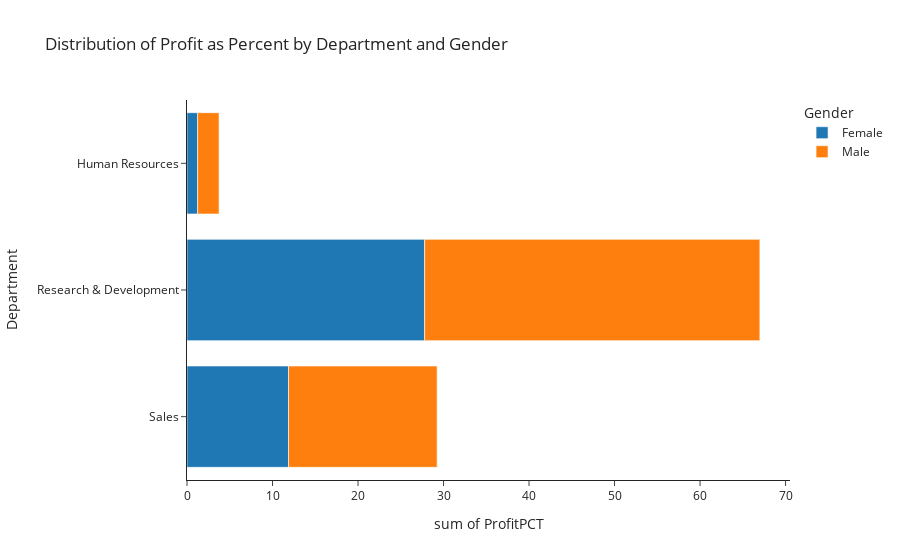
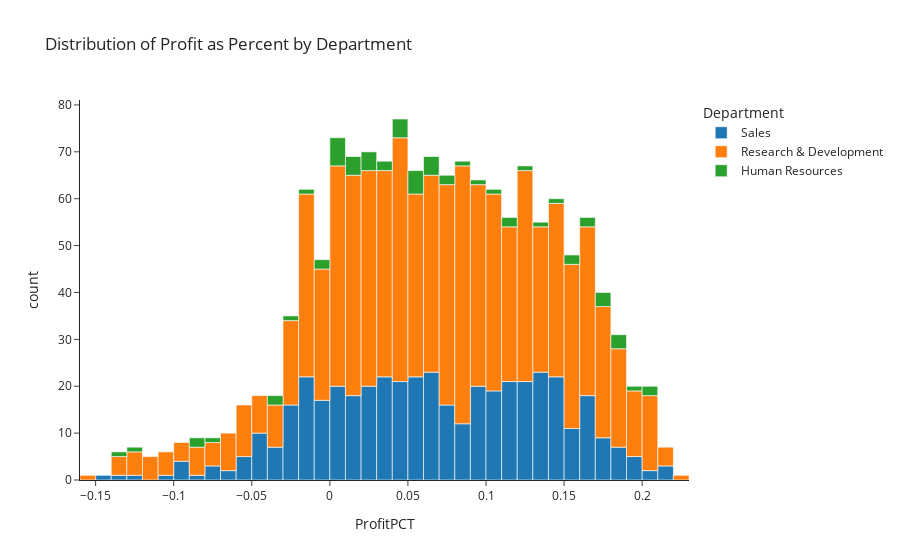
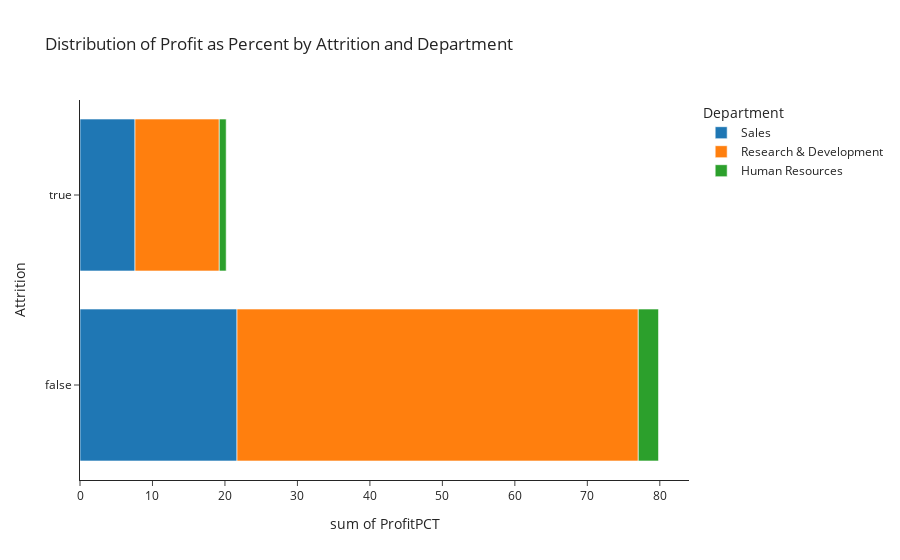
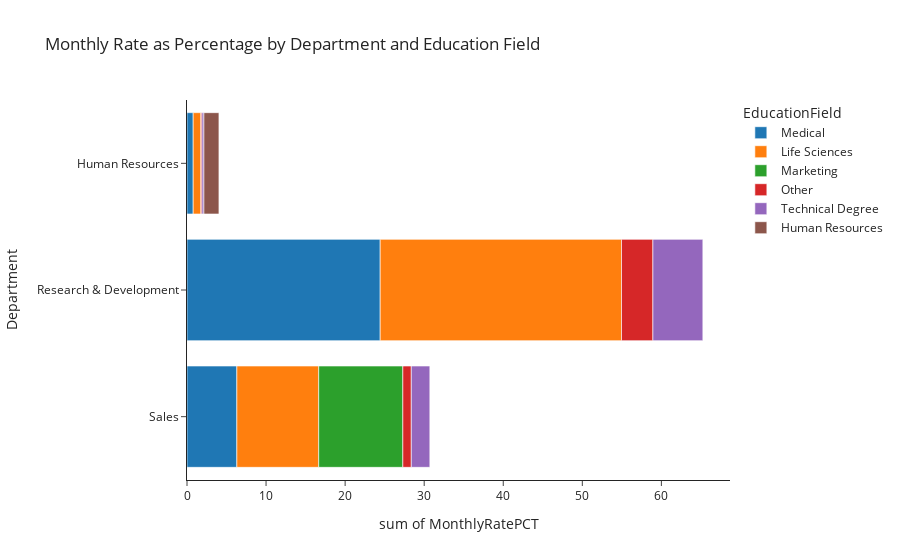

Notebook code for these charts, in order:
### Markdown cell above
# Company Deomgraphics

### Code cell
# Transform data frame
avg_profit = df[['Department','JobRole','MonthlyIncome','MonthlyRate','Attrition','Gender','EducationField','Education','Age','DailyRate']]
avg_profit['MonthlyProfit'] = avg_profit.apply(lambda x: x['MonthlyRate'] - x['MonthlyIncome'],axis=1)
avg_profit['ProfitPCT'] = avg_profit.apply(lambda x: (x['MonthlyProfit'] / sum(avg_profit['MonthlyProfit']))*100, axis=1)
avg_profit['MonthlyRatePCT'] = avg_profit.apply(lambda x: (x['MonthlyRate']/sum(avg_profit['MonthlyRate'])*100),axis=1)
mean_profit_slice = avg_profit.groupby(avg_profit['Department']).mean().round(2)

# init the figures
fig1 = px.histogram(avg_profit,x=avg_profit['ProfitPCT'],y='Department',color='Gender',title='Distribution of Profit as Percent by Department and Gender')
fig2 = px.histogram(avg_profit,x=avg_profit['ProfitPCT'],color='Department',title='Distribution of Profit as Percent by Department')
fig3 = px.histogram(avg_profit,x=avg_profit['ProfitPCT'],y='Attrition',color='Department',title='Distribution of Profit as Percent by Attrition and Department')
fig4 = px.histogram(avg_profit,x="MonthlyRatePCT", y='Department',color='EducationField',title='Monthly Rate as Percentage by Department and Education Field')
fig5 = px.bar(mean_profit_slice,x=mean_profit_slice.index,y='MonthlyProfit',title="Average Monthly Profit by Department")
fig6 = px.scatter(avg_profit, x="MonthlyProfit", y='Age',color='Department', size="DailyRate", title="Distribution of Monthly Profit by Employee Age")

# store the figure objects into a list  
figure_dict = {'fig1':fig1,'fig2':fig2,'fig3':fig3,'fig4':fig4,'fig5':fig5,'fig6':fig6}

# loop through the figure list and print
for i, x in figure_dict.items():
    x.show()
    x.write_image(f'report_company/{i}.png')

### Figure 1 — Plotly figure (JSON) as saved in the notebook; plotly's stock layout.template omitted (floating-point values rounded to 4 significant figures; data arrays with more than 128 entries replaced by an {"elided": "..."} marker saying what was removed)
{"data": [{"alignmentgroup": "True", "bingroup": "y", "histfunc": "sum", "hovertemplate": "Gender=Female<br>sum of ProfitPCT=%{x}<br>Department=%{y}<extra></extra>", "legendgroup": "Female", "marker": {"color": "#1F77B4", "pattern": {"shape": ""}}, "name": "Female", "offsetgroup": "Female", "orientation": "h", "showlegend": true, "type": "histogram", "x": {"elided": "588 float values"}, "xaxis": "x", "y": {"elided": "588 str values"}, "yaxis": "y"}, {"alignmentgroup": "True", "bingroup": "y", "histfunc": "sum", "hovertemplate": "Gender=Male<br>sum of ProfitPCT=%{x}<br>Department=%{y}<extra></extra>", "legendgroup": "Male", "marker": {"color": "#FF7F0E", "pattern": {"shape": ""}}, "name": "Male", "offsetgroup": "Male", "orientation": "h", "showlegend": true, "type": "histogram", "x": {"elided": "882 float values"}, "xaxis": "x", "y": {"elided": "882 str values"}, "yaxis": "y"}], "layout": {"barmode": "relative", "legend": {"title": {"text": "Gender"}, "tracegroupgap": 0}, "title": {"text": "Distribution of Profit as Percent by Department and Gender"}, "xaxis": {"anchor": "y", "domain": [0, 1], "title": {"text": "sum of ProfitPCT"}}, "yaxis": {"anchor": "x", "domain": [0, 1], "title": {"text": "Department"}}}}

### Figure 2 — Plotly figure (JSON) as saved in the notebook; plotly's stock layout.template omitted (floating-point values rounded to 4 significant figures; data arrays with more than 128 entries replaced by an {"elided": "..."} marker saying what was removed)
{"data": [{"alignmentgroup": "True", "bingroup": "x", "hovertemplate": "Department=Sales<br>ProfitPCT=%{x}<br>count=%{y}<extra></extra>", "legendgroup": "Sales", "marker": {"color": "#1F77B4", "pattern": {"shape": ""}}, "name": "Sales", "offsetgroup": "Sales", "orientation": "v", "showlegend": true, "type": "histogram", "x": {"elided": "446 float values"}, "xaxis": "x", "yaxis": "y"}, {"alignmentgroup": "True", "bingroup": "x", "hovertemplate": "Department=Research & Development<br>ProfitPCT=%{x}<br>count=%{y}<extra></extra>", "legendgroup": "Research & Development", "marker": {"color": "#FF7F0E", "pattern": {"shape": ""}}, "name": "Research & Development", "offsetgroup": "Research & Development", "orientation": "v", "showlegend": true, "type": "histogram", "x": {"elided": "961 float values"}, "xaxis": "x", "yaxis": "y"}, {"alignmentgroup": "True", "bingroup": "x", "hovertemplate": "Department=Human Resources<br>ProfitPCT=%{x}<br>count=%{y}<extra></extra>", "legendgroup": "Human Resources", "marker": {"color": "#2CA02C", "pattern": {"shape": ""}}, "name": "Human Resources", "offsetgroup": "Human Resources", "orientation": "v", "showlegend": true, "type": "histogram", "x": [0.02681, -0.03011, -0.1258, -0.1367, 0.05378, -0.001594, -0.08954, 0.008222, 0.003249, -0.08885, 0.03103, 0.1383, 0.08736, 0.1615, 0.11, 0.1454, 0.2037, 0.0994, 0.1821, 0.002874, 0.008466, -0.0004181, 0.00716, 0.1521, 0.1879, 0.1857, 0.01379, -0.01301, 0.196, 0.1251, 0.06783, 0.04707, 0.1775, 0.05736, 0.06578, 0.2037, 0.1657, 0.05481, 0.02252, 0.02426, 0.04206, 0.1164, -0.02753, 0.04129, 0.05349, 0.0761, 0.01945, 0.1748, 0.02752, 0.1701, 0.05203, 0.1078, -0.03481, 0.01301, 0.06798, 0.1511, 0.01551, 0.04146, 0.07631, 0.002935, 0.0665, 0.03952, -0.07104], "xaxis": "x", "yaxis": "y"}], "layout": {"barmode": "relative", "legend": {"title": {"text": "Department"}, "tracegroupgap": 0}, "title": {"text": "Distribution of Profit as Percent by Department"}, "xaxis": {"anchor": "y", "domain": [0, 1], "title": {"text": "ProfitPCT"}}, "yaxis": {"anchor": "x", "domain": [0, 1], "title": {"text": "count"}}}}

### Figure 3 — Plotly figure (JSON) as saved in the notebook; plotly's stock layout.template omitted (floating-point values rounded to 4 significant figures; data arrays with more than 128 entries replaced by an {"elided": "..."} marker saying what was removed)
{"data": [{"alignmentgroup": "True", "bingroup": "y", "histfunc": "sum", "hovertemplate": "Department=Sales<br>sum of ProfitPCT=%{x}<br>Attrition=%{y}<extra></extra>", "legendgroup": "Sales", "marker": {"color": "#1F77B4", "pattern": {"shape": ""}}, "name": "Sales", "offsetgroup": "Sales", "orientation": "h", "showlegend": true, "type": "histogram", "x": {"elided": "446 float values"}, "xaxis": "x", "y": {"elided": "446 bool values"}, "yaxis": "y"}, {"alignmentgroup": "True", "bingroup": "y", "histfunc": "sum", "hovertemplate": "Department=Research & Development<br>sum of ProfitPCT=%{x}<br>Attrition=%{y}<extra></extra>", "legendgroup": "Research & Development", "marker": {"color": "#FF7F0E", "pattern": {"shape": ""}}, "name": "Research & Development", "offsetgroup": "Research & Development", "orientation": "h", "showlegend": true, "type": "histogram", "x": {"elided": "961 float values"}, "xaxis": "x", "y": {"elided": "961 bool values"}, "yaxis": "y"}, {"alignmentgroup": "True", "bingroup": "y", "histfunc": "sum", "hovertemplate": "Department=Human Resources<br>sum of ProfitPCT=%{x}<br>Attrition=%{y}<extra></extra>", "legendgroup": "Human Resources", "marker": {"color": "#2CA02C", "pattern": {"shape": ""}}, "name": "Human Resources", "offsetgroup": "Human Resources", "orientation": "h", "showlegend": true, "type": "histogram", "x": [0.02681, -0.03011, -0.1258, -0.1367, 0.05378, -0.001594, -0.08954, 0.008222, 0.003249, -0.08885, 0.03103, 0.1383, 0.08736, 0.1615, 0.11, 0.1454, 0.2037, 0.0994, 0.1821, 0.002874, 0.008466, -0.0004181, 0.00716, 0.1521, 0.1879, 0.1857, 0.01379, -0.01301, 0.196, 0.1251, 0.06783, 0.04707, 0.1775, 0.05736, 0.06578, 0.2037, 0.1657, 0.05481, 0.02252, 0.02426, 0.04206, 0.1164, -0.02753, 0.04129, 0.05349, 0.0761, 0.01945, 0.1748, 0.02752, 0.1701, 0.05203, 0.1078, -0.03481, 0.01301, 0.06798, 0.1511, 0.01551, 0.04146, 0.07631, 0.002935, 0.0665, 0.03952, -0.07104], "xaxis": "x", "y": [false, false, false, false, false, false, false, false, false, false, false, true, true, true, false, true, false, false, false, true, false, false, true, false, true, false, true, false, false, false, false, false, false, false, true, false, false, false, false, false, false, false, false, true, false, false, false, true, false, false, false, false, false, false, false, false, false, false, false, false, false, false, true], "yaxis": "y"}], "layout": {"barmode": "relative", "legend": {"title": {"text": "Department"}, "tracegroupgap": 0}, "title": {"text": "Distribution of Profit as Percent by Attrition and Department"}, "xaxis": {"anchor": "y", "domain": [0, 1], "title": {"text": "sum of ProfitPCT"}}, "yaxis": {"anchor": "x", "domain": [0, 1], "title": {"text": "Attrition"}}}}

### Figure 4 — Plotly figure (JSON) as saved in the notebook; plotly's stock layout.template omitted (floating-point values rounded to 4 significant figures; data arrays with more than 128 entries replaced by an {"elided": "..."} marker saying what was removed)
{"data": [{"alignmentgroup": "True", "bingroup": "y", "histfunc": "sum", "hovertemplate": "EducationField=Medical<br>sum of MonthlyRatePCT=%{x}<br>Department=%{y}<extra></extra>", "legendgroup": "Medical", "marker": {"color": "#1F77B4", "pattern": {"shape": ""}}, "name": "Medical", "offsetgroup": "Medical", "orientation": "h", "showlegend": true, "type": "histogram", "x": {"elided": "464 float values"}, "xaxis": "x", "y": {"elided": "464 str values"}, "yaxis": "y"}, {"alignmentgroup": "True", "bingroup": "y", "histfunc": "sum", "hovertemplate": "EducationField=Life Sciences<br>sum of MonthlyRatePCT=%{x}<br>Department=%{y}<extra></extra>", "legendgroup": "Life Sciences", "marker": {"color": "#FF7F0E", "pattern": {"shape": ""}}, "name": "Life Sciences", "offsetgroup": "Life Sciences", "orientation": "h", "showlegend": true, "type": "histogram", "x": {"elided": "606 float values"}, "xaxis": "x", "y": {"elided": "606 str values"}, "yaxis": "y"}, {"alignmentgroup": "True", "bingroup": "y", "histfunc": "sum", "hovertemplate": "EducationField=Marketing<br>sum of MonthlyRatePCT=%{x}<br>Department=%{y}<extra></extra>", "legendgroup": "Marketing", "marker": {"color": "#2CA02C", "pattern": {"shape": ""}}, "name": "Marketing", "offsetgroup": "Marketing", "orientation": "h", "showlegend": true, "type": "histogram", "x": {"elided": "159 float values"}, "xaxis": "x", "y": {"elided": "159 str values"}, "yaxis": "y"}, {"alignmentgroup": "True", "bingroup": "y", "histfunc": "sum", "hovertemplate": "EducationField=Other<br>sum of MonthlyRatePCT=%{x}<br>Department=%{y}<extra></extra>", "legendgroup": "Other", "marker": {"color": "#D62728", "pattern": {"shape": ""}}, "name": "Other", "offsetgroup": "Other", "orientation": "h", "showlegend": true, "type": "histogram", "x": [0.1253, 0.04448, 0.05102, 0.0759, 0.0617, 0.02483, 0.04643, 0.06099, 0.08199, 0.05405, 0.08326, 0.1137, 0.06826, 0.1027, 0.06504, 0.08881, 0.07689, 0.04742, 0.01374, 0.0495, 0.07553, 0.07161, 0.01269, 0.01663, 0.04779, 0.04216, 0.09303, 0.01424, 0.02443, 0.01587, 0.08927, 0.09641, 0.04892, 0.1107, 0.1107, 0.03759, 0.07856, 0.0441, 0.02475, 0.1259, 0.05932, 0.03681, 0.04728, 0.1016, 0.01139, 0.05185, 0.04325, 0.03735, 0.04401, 0.1261, 0.03484, 0.03469, 0.03622, 0.06656, 0.04535, 0.04788, 0.1125, 0.08252, 0.07783, 0.06498, 0.02262, 0.1121, 0.07742, 0.03375, 0.1098, 0.1068, 0.1207, 0.03912, 0.04323, 0.08968, 0.111, 0.04566, 0.02561, 0.08117, 0.09088, 0.06582, 0.05735, 0.01058, 0.09582, 0.03464, 0.01004, 0.109], "xaxis": "x", "y": ["Research & Development", "Research & Development", "Research & Development", "Research & Development", "Research & Development", "Human Resources", "Human Resources", "Human Resources", "Sales", "Sales", "Sales", "Sales", "Sales", "Sales", "Sales", "Sales", "Sales", "Sales", "Sales", "Sales", "Sales", "Research & Development", "Research & Development", "Research & Development", "Research & Development", "Research & Development", "Research & Development", "Research & Development", "Research & Development", "Research & Development", "Research & Development", "Research & Development", "Research & Development", "Research & Development", "Research & Development", "Research & Development", "Research & Development", "Research & Development", "Research & Development", "Research & Development", "Research & Development", "Research & Development", "Sales", "Sales", "Research & Development", "Research & Development", "Research & Development", "Research & Development", "Research & Development", "Research & Development", "Research & Development", "Research & Development", "Research & Development", "Research & Development", "Research & Development", "Research & Development", "Research & Development", "Research & Development", "Research & Development", "Research & Development", "Research & Development", "Research & Development", "Research & Development", "Research & Development", "Research & Development", "Research & Development", "Research & Development", "Research & Development", "Research & Development", "Research & Development", "Research & Development", "Research & Development", "Research & Development", "Research & Development", "Research & Development", "Research & Development", "Research & Development", "Research & Development", "Research & Development", "Research & Development", "Research & Development", "Research & Development"], "yaxis": "y"}, {"alignmentgroup": "True", "bingroup": "y", "histfunc": "sum", "hovertemplate": "EducationField=Technical Degree<br>sum of MonthlyRatePCT=%{x}<br>Department=%{y}<extra></extra>", "legendgroup": "Technical Degree", "marker": {"color": "#9467BD", "pattern": {"shape": ""}}, "name": "Technical Degree", "offsetgroup": "Technical Degree", "orientation": "h", "showlegend": true, "type": "histogram", "x": {"elided": "132 float values"}, "xaxis": "x", "y": {"elided": "132 str values"}, "yaxis": "y"}, {"alignmentgroup": "True", "bingroup": "y", "histfunc": "sum", "hovertemplate": "EducationField=Human Resources<br>sum of MonthlyRatePCT=%{x}<br>Department=%{y}<extra></extra>", "legendgroup": "Human Resources", "marker": {"color": "#8C564B", "pattern": {"shape": ""}}, "name": "Human Resources", "offsetgroup": "Human Resources", "orientation": "h", "showlegend": true, "type": "histogram", "x": [0.1042, 0.06593, 0.1227, 0.07897, 0.04211, 0.09297, 0.05506, 0.1022, 0.09294, 0.0847, 0.015, 0.09342, 0.1124, 0.05481, 0.01066, 0.09883, 0.1077, 0.04625, 0.1213, 0.04006, 0.07041, 0.02854, 0.0892, 0.04992, 0.02007, 0.06645, 0.03388], "xaxis": "x", "y": ["Human Resources", "Human Resources", "Human Resources", "Human Resources", "Human Resources", "Human Resources", "Human Resources", "Human Resources", "Human Resources", "Human Resources", "Human Resources", "Human Resources", "Human Resources", "Human Resources", "Human Resources", "Human Resources", "Human Resources", "Human Resources", "Human Resources", "Human Resources", "Human Resources", "Human Resources", "Human Resources", "Human Resources", "Human Resources", "Human Resources", "Human Resources"], "yaxis": "y"}], "layout": {"barmode": "relative", "legend": {"title": {"text": "EducationField"}, "tracegroupgap": 0}, "title": {"text": "Monthly Rate as Percentage by Department and Education Field"}, "xaxis": {"anchor": "y", "domain": [0, 1], "title": {"text": "sum of MonthlyRatePCT"}}, "yaxis": {"anchor": "x", "domain": [0, 1], "title": {"text": "Department"}}}}
